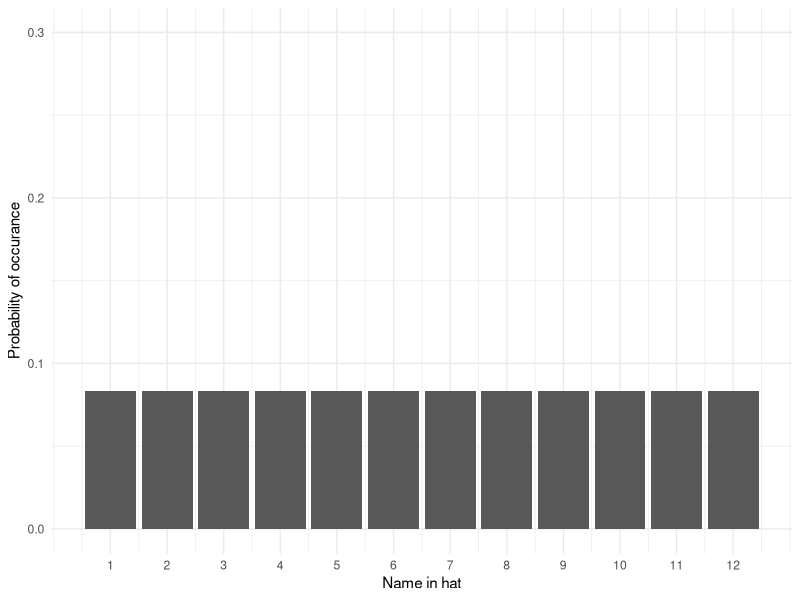
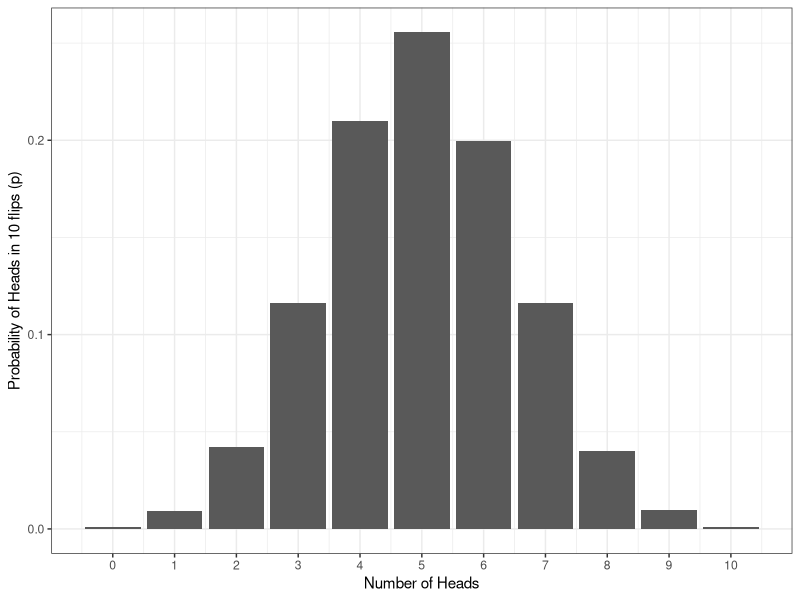

Recreate these plots in R, in order. (Note: this script raises an error after producing the figures.)
## ---- chunk 1
1/12
## ---- chunk 2
library(tidyverse)
name <- 1:12
prob <- sample(x = .08333333, size = 12, replace = TRUE)
dat <- tibble(name, prob)
ggplot(dat, aes(name, prob)) +
  geom_col() +
  scale_y_continuous(limits = c(0,.3), name = "Probability of occurance") +
  scale_x_continuous(breaks = c(1,2,3,4,5,6,7,8,9,10,11,12), name = "Name in hat") +
  theme_minimal()
## ---- chunk 3
heads10000 <- replicate(n = 10000, expr = sample(0:1, 10, TRUE) %>% sum())

data10000 <- tibble(heads = heads10000) %>%   # convert to a tibble
                group_by(heads) %>%     # group by number of possibilities 
                summarise(n = n(), # count occurances of each possibility,
                          p=n/10000) # & calculate probability (p) of each

ggplot(data10000, aes(x = heads,y = p)) + 
  geom_bar(stat = "identity") + 
  labs(x = "Number of Heads", y = "Probability of Heads in 10 flips (p)") +
  theme_bw() +
  scale_x_continuous(breaks = c(0,1,2,3,4,5,6,7,8,9,10))
## ---- chunk 4
knitr::include_graphics(path="./images/norm_dist_height.png")
## ---- chunk 5
knitr::include_graphics(path="./images/normal_dist.gif")
## ---- chunk 6
pbinom(q = 7, size = 10, prob = .5) 
## ---- chunk 7

knitr::include_url("https://shannon-mcnee19.shinyapps.io/binomial_shiny/",
                   height = "800px")

## ---- chunk 8

knitr::include_url("http://shiny.psy.gla.ac.uk/ShinyPsyTeachR/ug1/normal-distributions/",height = "800px")

